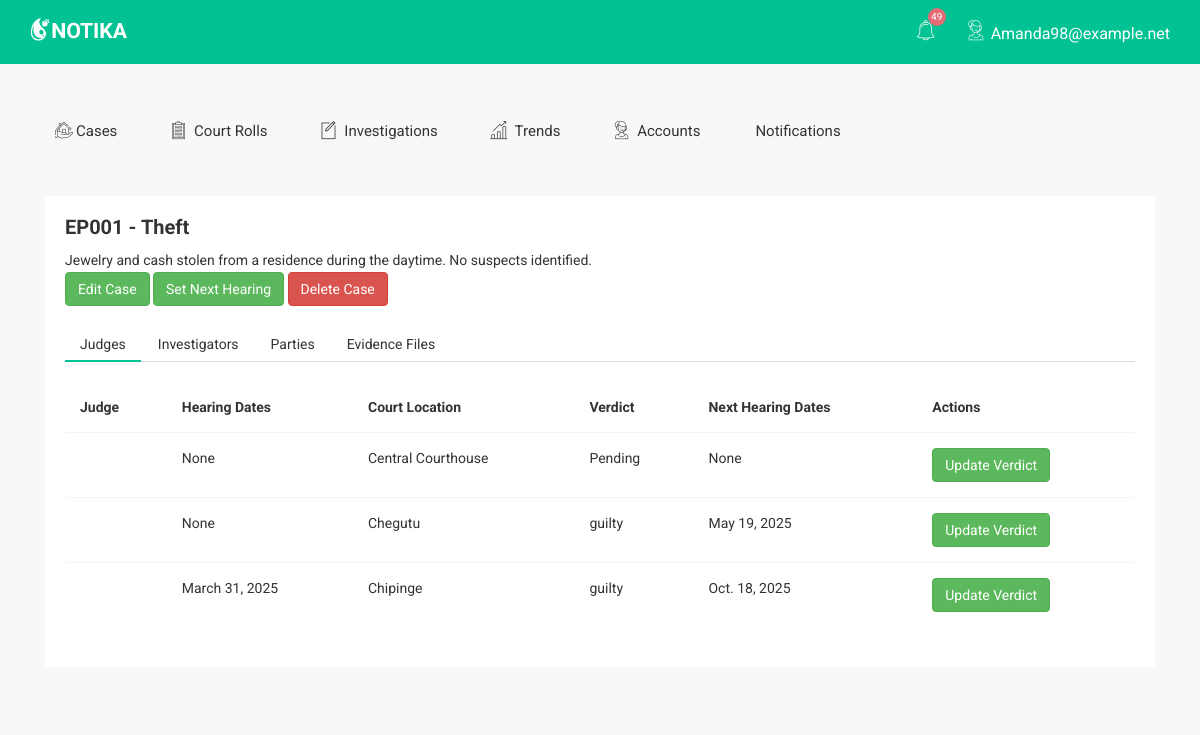
Screenshot of /crimes/1/ (signed in) with the database file from the repository.
### profiling/models.py (models this page shows, shortened)
class CustomUser(AbstractUser):
    ROLE_CHOICES = (
        ('prison officer', 'Prison officer'),
        ('investigator', 'Investigator'),
        ('judge', 'Judge'),
        ('police officer', 'Police Officer'),
    )
    role = models.CharField(max_length=20, choices=ROLE_CHOICES)
    phone_number = models.CharField(max_length=15, blank=True)
    department = models.CharField(max_length=100, blank=True)
    groups = models.ManyToManyField(Group, related_name='customuser_set', blank=True)
    user_permissions = models.ManyToManyField(Permission, related_name='customuser_set', blank=True)
    REQUIRED_FIELDS = ['email']
    objects = CustomUserManager()
    class Meta:
        ordering = ["email"]
    def __str__(self):
        return self.first_name + ' ' + self.last_name

class Crime(models.Model):
    crime_type = models.CharField(max_length=100)
    case_number = models.CharField(max_length=50)
    description = models.TextField()
    location = models.TextField()
    date_reported = models.DateField()
    status = models.CharField(max_length=50)
    reported_by = models.ForeignKey(CustomUser, on_delete=models.CASCADE)
    tags = models.CharField(max_length=255, blank=True)

class JudicialCase(models.Model):
    STATUS_CHOICES = (
        ('pending', 'Pending'),
        ('in_progress', 'In Progress'),
        ('closed', 'Closed'),
    )
    crime = models.ForeignKey(Crime, on_delete=models.CASCADE)
    judge = models.ForeignKey(CustomUser, on_delete=models.CASCADE)
    date_heard = models.DateField()
    court_location = models.CharField(max_length=255)
    verdict = models.CharField(max_length=100, blank=True)
    status = models.CharField(max_length=20, choices=STATUS_CHOICES, default='pending')
    notes = models.TextField(blank=True)
    hearing_date = models.DateField(blank=True, null=True)
    next_hearing_date = models.DateField(blank=True, null=True)

### profiling/views.py (the view)
# urls.py: path('crimes/<int:pk>/', crime_detail, name='crime_detail'),
def crime_detail(request, pk):
    crime = get_object_or_404(Crime, pk=pk)
    form = CrimeForm(instance=crime)
    investigations = Investigation.objects.filter(crime=crime)
    judicial_cases = JudicialCase.objects.filter(crime=crime)
    parties = crime.parties.all()
    if request.method == 'POST':
        party_form = PartyForm(request.POST)
        if party_form.is_valid():
            party = party_form.save(commit=False)
            party.crime = crime
            party.save()
            return redirect('crime_detail', pk=crime.pk)
    else:
        party_form = PartyForm()
    return render(request, 'crime_detail.html', {
        'crime': crime,
        'investigations': investigations,
        'judicial_cases': judicial_cases,
        'parties': parties,
        'party_form': party_form,
        'form':form,
    })

### profiling/utils/context_processors.py (called while the page is built)
def notifications(request):
    if request.user.is_authenticated:
        return {
            'unread_count': Notification.objects.filter(
                recipient=request.user,
                read=False
            ).count(),
            'recent_notifications': Notification.objects.filter(
                recipient=request.user
            ).order_by('-timestamp')[:5]
        }
    return {}

### profiling/templates/crime_detail.html (shortened to what this page needs)
{% extends "_layout.html" %}
{% load json_date %}
{% block content %}
<div class="container">
    <div class="col-lg-12 col-md-12 col-sm-12 col-xs-12" style="margin-bottom:40px;">
        <div class="widget-tabs-int">
            <div class="tab-hd">
                <h2>{{ crime.case_number }} - {{ crime.crime_type }}</h2>
                <p>{{ crime.description }}</p>
                <button type="button" class="btn  btn-success" data-toggle="modal" data-target="#myModalthree">Edit Case</button>
                <button type="button" class="btn btn-success" data-toggle="modal" data-target="#myModaltwoy" data-case-pk="{{ case.pk }}">
                    Set Next Hearing
                </button>
                <button type="button" class="btn btn-danger" data-toggle="modal" data-target="#myModalnine">Delete Case</button>
            </div>
            <div class="widget-tabs-list">
                <ul class="nav nav-tabs">
                    <li class="active"><a data-toggle="tab" href="#case">Judges</a></li>
                    <li><a data-toggle="tab" href="#investigation">Investigators</a></li>
                    <li><a data-toggle="tab" href="#parties">Parties</a></li>
                    <li><a data-toggle="tab" href="#evidence">Evidence Files</a></li>
                </ul>
                <div class="tab-content tab-custom-st">
                    <div id="case" class="tab-pane fade in active">
                        <div class="tab-ctn">
                            <table class="table table-sc-ex ">
                                <thead>
                                    <tr>
                                        <th>Judge</th>
                                        <th>Hearing Dates</th>
                                        <th>Court Location</th>
                                        <th>Verdict</th>
                                        <th>Next Hearing Dates</th>
                                        <th>Actions</th>
                                    </tr>
                                </thead>
                                <tbody>
                                    {% for case in judicial_cases %}
                                        <tr>
                                            <td>{{ case.judge }}</td>
                                            <td>{{case.hearing_date}}</td>
                                            <td>{{ case.court_location }}</td>
                                            <td>{{ case.verdict|default:"Pending" }}</td>
                                            <td>{{case.next_hearing_date}}</td>
                                            <td><button type="button" class="btn  btn-success" data-toggle="modal" data-target="#myModaltwo">Update Verdict</button></td>
                                        </tr>
                                    {% empty %}
                                        <tr>
                                            <td colspan="4" class="text-center">No cases found.</td>
                                        </tr>
                                    {% endfor %}
                                </tbody>
                            </table>
                        </div>
                    </div>
                </div>
            </div>
        </div>
    </div>
</div>
{% endblock %}

### profiling/templates/partials/header.html (shortened to what this page needs)
{% load static %}
<div class="header-top-area">
    <div class="container">
        <div class="row">
            <div class="col-lg-4 col-md-4 col-sm-12 col-xs-12">
                <div class="logo-area">
                    <a href="#"><img src="{% static "img/logo/logo.png" %}" alt="" /></a>
                </div>
            </div>
            <div class="col-lg-8 col-md-8 col-sm-12 col-xs-12">
                <div class="header-top-menu">
                    <ul class="nav navbar-nav notika-top-nav">
                        <li class="nav-item nc-al"><a href="#" data-toggle="dropdown" role="button" aria-expanded="false" class="nav-link dropdown-toggle"><span><i class="notika-icon notika-alarm"></i></span></a>
                        </li>
                        <li class="nav-item nc-al"><a href="#" data-toggle="dropdown" role="button" aria-expanded="false" class="nav-link dropdown-toggle"><span><i class="notika-icon notika-support"></i></span><div class="spinner4 spinner-4"></div><div class="ntd-ctn"><span>{{ unread_count }}</span></div> <small>{{user.username|capfirst}}</small></a>
                        </li>
                    </ul>
                </div>
            </div>
        </div>
    </div>
</div>

### profiling/static/css/main.css (style rules this page uses)
html { color: #222; font-size: 1em; line-height: 1.4; }
audio, canvas, iframe, img, svg, video { vertical-align: middle; }

### rows the page displays
CustomUser: username "Amanda98@example.net"
Crime: case_number "EP001", crime_type "Theft", description "Jewelry and cash stolen from a residence during the daytime. No suspects identified."
JudicialCase: hearing_date "None", court_location "Central Courthouse", verdict "Pending", next_hearing_date "None"
JudicialCase: hearing_date "None", court_location "Chegutu", verdict "guilty", next_hearing_date "May 19, 2025"
JudicialCase: hearing_date "March 31, 2025", court_location "Chipinge", verdict "guilty", next_hearing_date "Oct. 18, 2025"

### other values shown
{{ unread_count }} "49"
